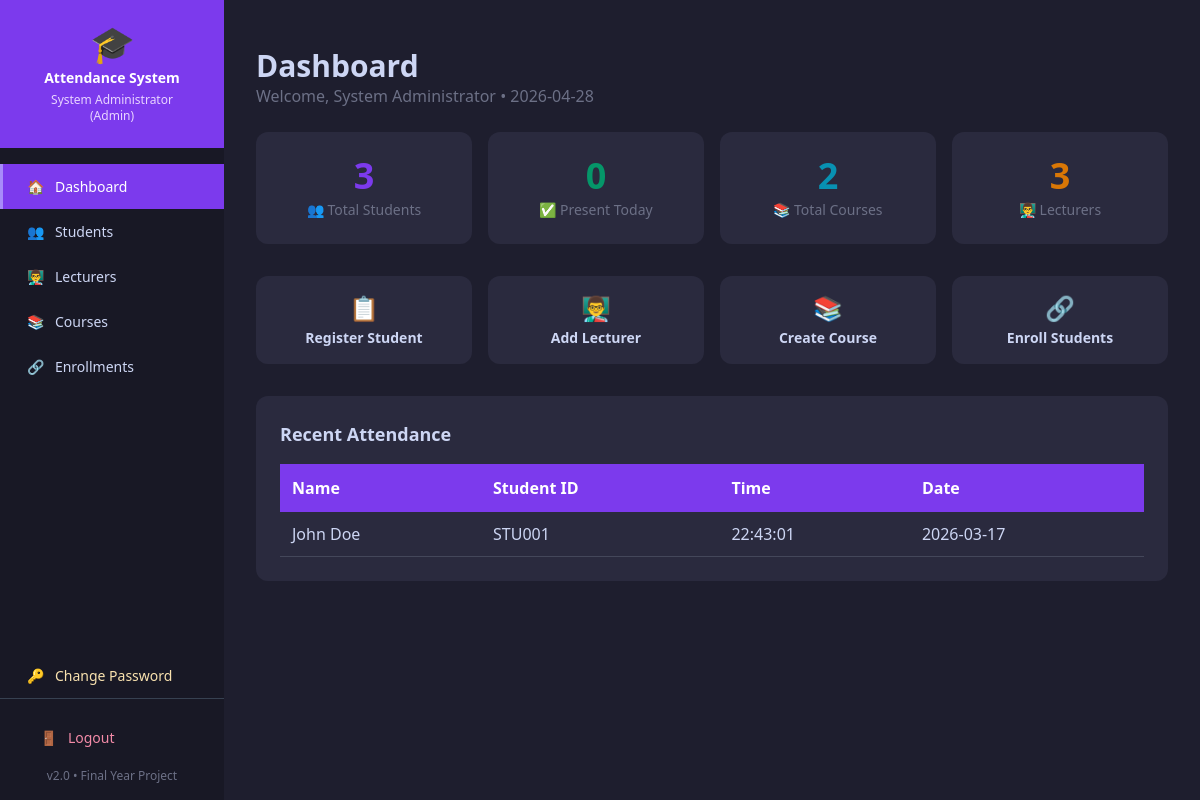
The page /admin/dashboard (signed in) on the database its author committed.
### tables this page shows
CREATE TABLE attendance (
            id          INTEGER PRIMARY KEY AUTOINCREMENT,
            student_id  TEXT NOT NULL,
            date        TEXT NOT NULL,
            time        TEXT NOT NULL,
            status      TEXT DEFAULT 'Present', course_id INTEGER,
            FOREIGN KEY (student_id) REFERENCES students(student_id)
        );

CREATE TABLE students (
            id            INTEGER PRIMARY KEY AUTOINCREMENT,
            student_id    TEXT UNIQUE NOT NULL,
            name          TEXT NOT NULL,
            department    TEXT,
            level         TEXT,
            email         TEXT,
            qr_code_path  TEXT
        );

### app.py (the view)
@app.route("/admin/dashboard")
@login_required
@admin_required
def admin_dashboard():
    conn = create_connection()
    cursor = conn.cursor()
    total_students  = cursor.execute(
        "SELECT COUNT(*) FROM students").fetchone()[0]
    total_lecturers = cursor.execute(
        "SELECT COUNT(*) FROM users WHERE role='lecturer'").fetchone()[0]
    total_courses   = cursor.execute(
        "SELECT COUNT(*) FROM courses").fetchone()[0]
    today           = datetime.now().strftime("%Y-%m-%d")
    present_today   = cursor.execute(
        "SELECT COUNT(*) FROM attendance WHERE date=?",
        (today,)).fetchone()[0]
    recent = cursor.execute('''
        SELECT s.name, s.student_id, a.time, a.date
        FROM attendance a
        JOIN students s ON a.student_id = s.student_id
        ORDER BY a.date DESC, a.time DESC LIMIT 10
    ''').fetchall()
    conn.close()
    return render_template("admin/dashboard.html",
                           total_students=total_students,
                           total_lecturers=total_lecturers,
                           total_courses=total_courses,
                           present_today=present_today,
                           recent=recent,
                           today=today)

### app.py (called while the page is built)
def login_required(f):
    @wraps(f)
    def decorated(*args, **kwargs):
        if "user_id" not in session:
            flash("Please login to continue.", "error")
            return redirect(url_for("login"))
        return f(*args, **kwargs)
    return decorated

def admin_required(f):
    @wraps(f)
    def decorated(*args, **kwargs):
        if session.get("role") != "admin":
            flash("Admin access required.", "error")
            return redirect(url_for("lecturer_dashboard"))
        return f(*args, **kwargs)
    return decorated

@app.before_request
def check_session_timeout():
    if request.endpoint in ('login', 'static', None):
        return
    if "user_id" in session:
        last_active = session.get("last_active")
        now = datetime.now().timestamp()
        if last_active and now - last_active > 3600:
            session.clear()
            flash("Session expired. Please login again.",
                  "error")
            return redirect(url_for("login"))
        session["last_active"] = now

### database/db_setup.py (called while the page is built)
def create_connection():
    conn = sqlite3.connect(DB_PATH)
    return conn

### templates/admin/dashboard.html
{% extends "base.html" %}
{% block content %}
<div class="mb-6">
    <h1 class="text-3xl font-bold" style="color:#cdd6f4">Dashboard</h1>
    <p style="color:#6c7086">
        Welcome, {{ session.full_name }} •
        {{ today }}
    </p>
</div>
<div class="grid grid-cols-2 md:grid-cols-4 gap-4 mb-8">
    <div class="card rounded-xl p-6 text-center">
        <div class="text-4xl font-bold" style="color:#7c3aed">
            {{ total_students }}
        </div>
        <div class="text-sm mt-1" style="color:#6c7086">
            👥 Total Students
        </div>
    </div>
    <div class="card rounded-xl p-6 text-center">
        <div class="text-4xl font-bold" style="color:#059669">
            {{ present_today }}
        </div>
        <div class="text-sm mt-1" style="color:#6c7086">
            ✅ Present Today
        </div>
    </div>
    <div class="card rounded-xl p-6 text-center">
        <div class="text-4xl font-bold" style="color:#0891b2">
            {{ total_courses }}
        </div>
        <div class="text-sm mt-1" style="color:#6c7086">
            📚 Total Courses
        </div>
    </div>
    <div class="card rounded-xl p-6 text-center">
        <div class="text-4xl font-bold" style="color:#d97706">
            {{ total_lecturers }}
        </div>
        <div class="text-sm mt-1" style="color:#6c7086">
            👨‍🏫 Lecturers
        </div>
    </div>
</div>
<div class="grid grid-cols-2 md:grid-cols-4 gap-4 mb-8">
    <a href="{{ url_for('manage_students') }}"
       class="card rounded-xl p-4 text-center hover:opacity-80 transition">
        <div class="text-2xl mb-1">📋</div>
        <div class="text-sm font-semibold">Register Student</div>
    </a>
    <a href="{{ url_for('manage_lecturers') }}"
       class="card rounded-xl p-4 text-center hover:opacity-80 transition">
        <div class="text-2xl mb-1">👨‍🏫</div>
        <div class="text-sm font-semibold">Add Lecturer</div>
    </a>
    <a href="{{ url_for('manage_courses') }}"
       class="card rounded-xl p-4 text-center hover:opacity-80 transition">
        <div class="text-2xl mb-1">📚</div>
        <div class="text-sm font-semibold">Create Course</div>
    </a>
    <a href="{{ url_for('manage_enrollments') }}"
       class="card rounded-xl p-4 text-center hover:opacity-80 transition">
        <div class="text-2xl mb-1">🔗</div>
        <div class="text-sm font-semibold">Enroll Students</div>
    </a>
</div>
<div class="card rounded-xl p-6">
    <h2 class="text-lg font-bold mb-4" style="color:#cdd6f4">
        Recent Attendance
    </h2>
    {% if recent %}
    <div class="overflow-x-auto">
        <table>
            <thead>
                <tr>
                    <th>Name</th>
                    <th>Student ID</th>
                    <th>Time</th>
                    <th>Date</th>
                </tr>
            </thead>
            <tbody>
                {% for r in recent %}
                <tr>
                    <td>{{ r[0] }}</td>
                    <td>{{ r[1] }}</td>
                    <td>{{ r[2] }}</td>
                    <td>{{ r[3] }}</td>
                </tr>
                {% endfor %}
            </tbody>
        </table>
    </div>
    {% else %}
    <p style="color:#6c7086">No attendance records yet.</p>
    {% endif %}
</div>
{% endblock %}

### templates/base.html (style rules this page uses)
body { background-color: #1e1e2e; color: #cdd6f4; }
.card { background-color: #2a2a3e; }
table { width: 100%; border-collapse: collapse; }
th { background-color: #7c3aed; color: white; padding: 12px; text-align: left; }
td { padding: 10px 12px; border-bottom: 1px solid #44475a; }

### rows shown on the page
attendance: name "John Doe", student_id "STU001", time "22:43:01", date "2026-03-17"

### other values the page prints
{{ session.full_name }} "System Administrator"
{{ session.role }} "Admin"
{{ total_students }} "3"
{{ present_today }} "0"
{{ total_courses }} "2"
{{ total_lecturers }} "3"
